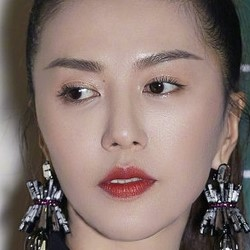
#> input picture 361.jpg, 250 x 250 px, found by its file name
$ python testing_HOG_SVM.py
#> lines starting #> are read from the running program, lines starting #| are printed output that depends on the picture
from skimage.feature import hog
from skimage.transform import pyramid_gaussian
import joblib
import warnings
from skimage import color
from imutils.object_detection import non_max_suppression
import imutils
import numpy as np
import cv2
import os
import glob

#Define HOG Parameters
# change them if necessary to orientations = 8, pixels per cell = (16,16), cells per block to (1,1) for weaker HOG
orientations = 9
pixels_per_cell = (8, 8)
cells_per_block = (2, 2)
threshold = .3

# define the sliding window:
def sliding_window(image, stepSize, windowSize):# image is the input, step size is the no.of pixels needed to skip and windowSize is the size of the actual window
    # slide a window across the image
    for y in range(0, image.shape[0], stepSize):# this line and the line below actually defines the sliding part and loops over the x and y coordinates
        for x in range(0, image.shape[1], stepSize):
            # yield the current window
            yield (x, y, image[y: y + windowSize[1], x:x + windowSize[0]])
#%%
# Upload the saved svm model:
model = joblib.load("F:/Object-detection-via-HOG-SVM-master/model_name.npy")
#> (reads model_name.npy from the repository)

# Test the trained classifier on an image below!
scale = 0
detections = []
# read the image you want to detect the object in:
img= cv2.imread("F:/Object-detection-via-HOG-SVM-master/361.jpg")
#> img is the input picture: shape (250, 250, 3); mean B, G, R 111.5, 117.2, 135.8
warnings.filterwarnings("ignore")
# Try it with image resized if the image is too big
img= cv2.resize(img,(128,128)) # can change the size to default by commenting this code out our put in a random number
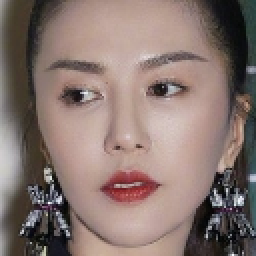
#> img: shape (128, 128, 3) (shown 2 times larger); mean B, G, R 111.3, 117.1, 135.7

# defining the size of the sliding window (has to be, same as the size of the image in the training data)
(winW, winH) = (128, 128)
windowSize = (winW, winH)
downscale = 1.2
# Apply sliding window:
for resized in pyramid_gaussian(img, downscale=1.5): # loop over each layer of the image that you take!
    # loop over the sliding window for each layer of the pyramid
    for (x,y,window) in sliding_window(resized, stepSize=10, windowSize=(winW,winH)):
        # if the window does not meet our desired window size, ignore it!
        if window.shape[0] != winH or window.shape[1] !=winW: # ensure the sliding window has met the minimum size requirement
            continue
        window = cv2.merge([window])
        window = color.rgb2gray(window)
        fds = hog(window, orientations, pixels_per_cell, cells_per_block, block_norm='L2')  # extract HOG features from the window captured
        fds = fds.reshape(1, -1) # re shape the image to make a silouhette of hog
        pred = model.predict(fds) # use the SVM model to make a prediction on the HOG features extracted from the window

        if pred == 1:
            if model.decision_function(fds) > 0.6:  # set a threshold value for the SVM prediction i.e. only firm the predictions above probability of 0.6
                print("Detection:: Location -> ({}, {})".format(x, y))
                print("Scale ->  {} | Confidence Score {} \n".format(scale,model.decision_function(fds)))
                detections.append((int(x * (downscale**scale)), int(y * (downscale**scale)), model.decision_function(fds),
                                   int(windowSize[0]*(downscale**scale)), # create a list of all the predictions found
                                      int(windowSize[1]*(downscale**scale))))
    scale+=1
#> this loop made 12 passes
#> after the loop, detections = []; scale = 12

clone = resized.copy()
for (x_tl, y_tl, _, w, h) in detections:
    cv2.rectangle(img, (x_tl, y_tl), (x_tl + w, y_tl + h), (0, 0, 255), thickness = 2)
#> this loop made 0 passes
rects = np.array([[x, y, x + w, y + h] for (x, y, _, w, h) in detections]) # do nms on the detected bounding boxes
#> rects = empty array
sc = [score[0] for (x, y, score, w, h) in detections]
#> sc = []
print("detection confidence score: ", sc)
#| detection confidence score:  []
sc = np.array(sc)
#> sc = empty array
pick = non_max_suppression(rects, probs = sc, overlapThresh = 0.3)
#> pick = []

# the peice of code above creates a raw bounding box prior to using NMS
# the code below creates a bounding box after using nms on the detections
# you can choose which one you want to visualise, as you deem fit... simply use the following function:
# cv2.imshow in this right place (since python is procedural it will go through the code line by line).

for (xA, yA, xB, yB) in pick:
    cv2.rectangle(img, (xA, yA), (xB, yB), (0,255,0), 2)
cv2.imshow("Raw Detections after NMS", img)
#### Save the images below
k = cv2.waitKey(0) & 0xFF
#> (key Esc is pressed here)
if k == 27:             #等待按键退出
    cv2.destroyAllWindows()
elif k == ord('s'):
    cv2.imwrite("F:/Object-detection-via-HOG-SVM-master/test.jpg", img)
    cv2.destroyAllWindows()
